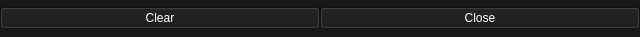
<?xml version="1.0" encoding="UTF-8"?>
<ui version="4.0">
 <class>NotificationView</class>
 <widget class="QFrame" name="NotificationView">
  <property name="windowModality">
   <enum>Qt::WindowModal</enum>
  </property>
  <property name="geometry">
   <rect>
    <x>0</x>
    <y>0</y>
    <width>640</width>
    <height>37</height>
   </rect>
  </property>
  <property name="sizePolicy">
   <sizepolicy hsizetype="Fixed" vsizetype="MinimumExpanding">
    <horstretch>0</horstretch>
    <verstretch>0</verstretch>
   </sizepolicy>
  </property>
  <property name="windowTitle">
   <string>Form</string>
  </property>
  <property name="styleSheet">
   <string notr="true">background-color: #191919; color:white</string>
  </property>
  <layout class="QVBoxLayout" name="verticalLayout_2" stretch="1,0">
   <property name="spacing">
    <number>0</number>
   </property>
   <property name="leftMargin">
    <number>0</number>
   </property>
   <property name="topMargin">
    <number>0</number>
   </property>
   <property name="rightMargin">
    <number>0</number>
   </property>
   <property name="bottomMargin">
    <number>0</number>
   </property>
   <item>
    <layout class="QVBoxLayout" name="posts">
     <property name="spacing">
      <number>6</number>
     </property>
     <property name="sizeConstraint">
      <enum>QLayout::SetDefaultConstraint</enum>
     </property>
    </layout>
   </item>
   <item>
    <layout class="QHBoxLayout" name="buttons">
     <item>
      <widget class="QPushButton" name="clear">
       <property name="text">
        <string>Clear</string>
       </property>
      </widget>
     </item>
     <item>
      <widget class="QPushButton" name="close">
       <property name="text">
        <string>Close</string>
       </property>
      </widget>
     </item>
    </layout>
   </item>
  </layout>
 </widget>
 <resources/>
 <connections/>
</ui>
